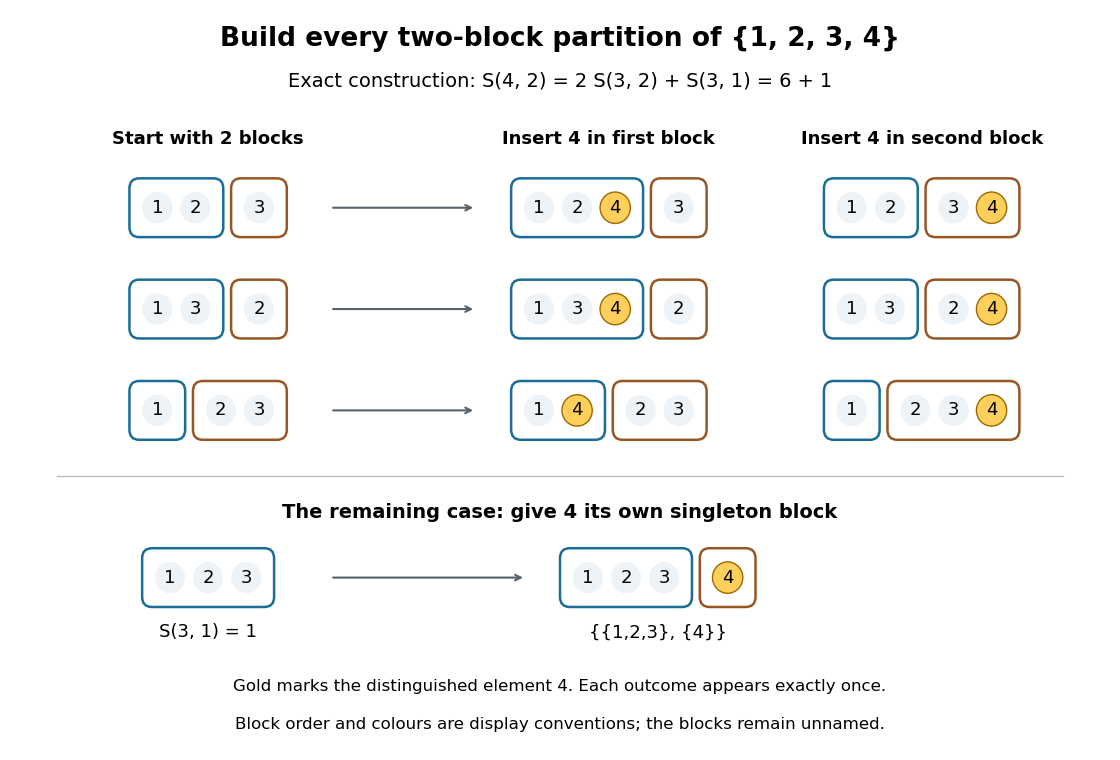

Python code for this plot:
"""Construct the seven two-block partitions of four elements, exactly.

Python 3.14 / Matplotlib 3.10. Run from _media. Gold marks element 4;
block colours and left-to-right positions are drawing aids, not labels.
"""

from pathlib import Path

import matplotlib.pyplot as plt
from matplotlib.patches import Circle, FancyBboxPatch


def canonical(blocks):
    return tuple(sorted(tuple(sorted(block)) for block in blocks))


def insert(partition, element, block_index):
    return canonical([block + (element,) if i == block_index else block
                      for i, block in enumerate(partition)])


def draw_partition(ax, partition, x, y):
    colours = ["#1b6d97", "#975725"]
    widths = [0.39 * len(block) + 0.14 for block in partition]
    total = sum(widths) + 0.12 * (len(widths) - 1)
    cursor = x - total / 2
    for block, width, colour in zip(partition, widths, colours):
        ax.add_patch(FancyBboxPatch(
            (cursor, y - 0.27), width, 0.54,
            boxstyle="round,pad=0.02,rounding_size=0.10",
            linewidth=1.8, edgecolor=colour, facecolor="white",
        ))
        for j, element in enumerate(block):
            px = cursor + 0.265 + 0.39 * j
            ax.add_patch(Circle((px, y), 0.155,
                               facecolor="#ffcf5c" if element == 4 else "#edf3f7",
                               edgecolor="#9c6900" if element == 4 else "none"))
            ax.text(px, y, str(element), ha="center", va="center", fontsize=13)
        cursor += width + 0.12


def main():
    sources = [((1, 2), (3,)), ((1, 3), (2,)), ((1,), (2, 3))]
    outputs = [insert(p, 4, j) for p in sources for j in range(2)]
    singleton_case = ((1, 2, 3), (4,))
    assert len(set(outputs + [singleton_case])) == 7
    assert all(any(4 in block and len(block) > 1 for block in p) for p in outputs)
    assert all(sorted(e for block in p for e in block) == [1, 2, 3, 4]
               for p in outputs + [singleton_case])
    assert sum(sorted(map(len, p)) == [1, 3] for p in outputs + [singleton_case]) == 4
    fig, ax = plt.subplots(figsize=(11.2, 7.6), dpi=100, facecolor="white")
    fig.subplots_adjust(left=0.02, right=0.98, bottom=0.02, top=0.98)
    ax.set(xlim=(0, 11), ylim=(0, 7.2))
    ax.axis("off")
    ax.text(5.5, 6.9, "Build every two-block partition of {1, 2, 3, 4}", ha="center", fontsize=19, weight="bold")
    ax.text(5.5, 6.5, "Exact construction: S(4, 2) = 2 S(3, 2) + S(3, 1) = 6 + 1", ha="center", fontsize=14)
    ax.text(1.9, 5.93, "Start with 2 blocks", ha="center", fontsize=13, weight="bold")
    ax.text(6, 5.93, "Insert 4 in first block", ha="center", fontsize=13, weight="bold")
    ax.text(9.2, 5.93, "Insert 4 in second block", ha="center", fontsize=13, weight="bold")
    for i, (p, y) in enumerate(zip(sources, [5.3, 4.3, 3.3])):
        draw_partition(ax, p, 1.9, y)
        draw_partition(ax, outputs[2 * i], 6, y)
        draw_partition(ax, outputs[2 * i + 1], 9.2, y)
        ax.annotate("", xy=(4.64, y), xytext=(3.15, y),
                    arrowprops={"arrowstyle": "->", "color": "#56616a", "lw": 1.5})
    ax.plot([0.35, 10.65], [2.65, 2.65], color="#bbbbbb", lw=1)
    ax.text(5.5, 2.24, "The remaining case: give 4 its own singleton block", ha="center", fontsize=14, weight="bold")
    draw_partition(ax, ((1, 2, 3),), 1.9, 1.65)
    ax.annotate("", xy=(5.15, 1.65), xytext=(3.15, 1.65),
                arrowprops={"arrowstyle": "->", "color": "#56616a", "lw": 1.5})
    draw_partition(ax, singleton_case, 6.5, 1.65)
    ax.text(1.9, 1.06, "S(3, 1) = 1", ha="center", fontsize=13)
    ax.text(6.5, 1.06, "{{1,2,3}, {4}}", ha="center", fontsize=13)
    ax.text(5.5, 0.53, "Gold marks the distinguished element 4. Each outcome appears exactly once.", ha="center", fontsize=12)
    ax.text(5.5, 0.16, "Block order and colours are display conventions; the blocks remain unnamed.", ha="center", fontsize=12)
    fig.savefig(Path(__file__).with_suffix('.png').name, facecolor="white", transparent=False)
    plt.close(fig)


if __name__ == "__main__":
    main()
